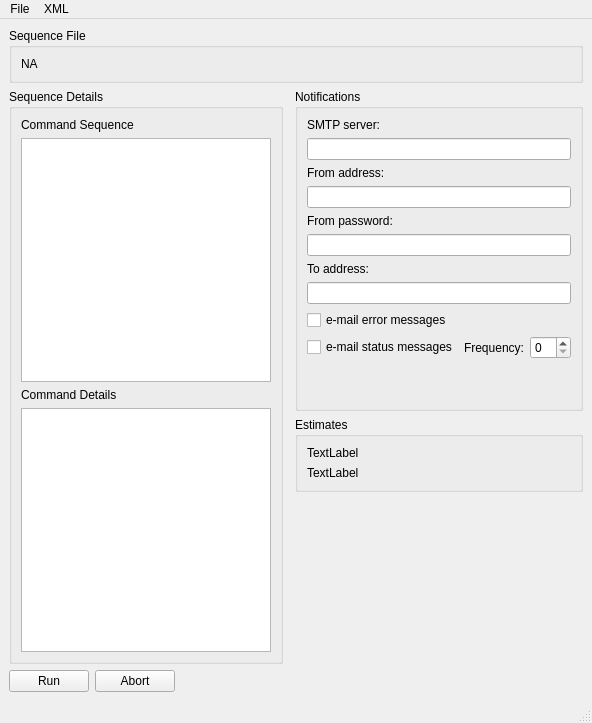
<?xml version="1.0" encoding="UTF-8"?>
<ui version="4.0">
 <class>MainWindow</class>
 <widget class="QMainWindow" name="MainWindow">
  <property name="geometry">
   <rect>
    <x>0</x>
    <y>0</y>
    <width>592</width>
    <height>723</height>
   </rect>
  </property>
  <property name="sizePolicy">
   <sizepolicy hsizetype="Fixed" vsizetype="Fixed">
    <horstretch>0</horstretch>
    <verstretch>0</verstretch>
   </sizepolicy>
  </property>
  <property name="minimumSize">
   <size>
    <width>590</width>
    <height>500</height>
   </size>
  </property>
  <property name="acceptDrops">
   <bool>true</bool>
  </property>
  <property name="windowTitle">
   <string>Dave</string>
  </property>
  <widget class="QWidget" name="centralwidget">
   <layout class="QGridLayout" name="mainGridLayout" rowstretch="0,0,0,0,0,0,0">
    <item row="6" column="2">
     <widget class="QPushButton" name="abortButton">
      <property name="text">
       <string>Abort</string>
      </property>
     </widget>
    </item>
    <item row="6" column="1">
     <widget class="QPushButton" name="runButton">
      <property name="text">
       <string>Run</string>
      </property>
     </widget>
    </item>
    <item row="6" column="3">
     <spacer name="horizontalSpacer">
      <property name="orientation">
       <enum>Qt::Horizontal</enum>
      </property>
      <property name="sizeHint" stdset="0">
       <size>
        <width>40</width>
        <height>20</height>
       </size>
      </property>
     </spacer>
    </item>
    <item row="4" column="5">
     <spacer name="verticalSpacer2">
      <property name="orientation">
       <enum>Qt::Vertical</enum>
      </property>
      <property name="sizeHint" stdset="0">
       <size>
        <width>20</width>
        <height>40</height>
       </size>
      </property>
     </spacer>
    </item>
    <item row="0" column="1" colspan="5">
     <widget class="QGroupBox" name="sequenceGroupBox">
      <property name="title">
       <string>Sequence File</string>
      </property>
      <layout class="QVBoxLayout" name="verticalLayout">
       <item>
        <widget class="QLabel" name="sequenceLabel">
         <property name="text">
          <string>NA</string>
         </property>
        </widget>
       </item>
      </layout>
     </widget>
    </item>
    <item row="2" column="5">
     <widget class="QGroupBox" name="estimatesGroupBox">
      <property name="title">
       <string>Estimates</string>
      </property>
      <layout class="QVBoxLayout" name="verticalLayout_2">
       <item>
        <widget class="QLabel" name="spaceLabel">
         <property name="text">
          <string>TextLabel</string>
         </property>
        </widget>
       </item>
       <item>
        <widget class="QLabel" name="timeLabel">
         <property name="text">
          <string>TextLabel</string>
         </property>
        </widget>
       </item>
      </layout>
     </widget>
    </item>
    <item row="1" column="5">
     <widget class="QGroupBox" name="notificationGroupBox">
      <property name="title">
       <string>Notifications</string>
      </property>
      <layout class="QGridLayout" name="gridLayout">
       <item row="3" column="0" colspan="3">
        <widget class="QLineEdit" name="fromAddressLineEdit"/>
       </item>
       <item row="4" column="0" colspan="3">
        <widget class="QLabel" name="fromPasswordLabel">
         <property name="text">
          <string>From password:</string>
         </property>
        </widget>
       </item>
       <item row="8" column="0">
        <widget class="QCheckBox" name="errorMsgCheckBox">
         <property name="text">
          <string>e-mail error messages</string>
         </property>
        </widget>
       </item>
       <item row="9" column="0">
        <widget class="QCheckBox" name="statusMsgCheckBox">
         <property name="text">
          <string>e-mail status messages</string>
         </property>
        </widget>
       </item>
       <item row="9" column="1">
        <widget class="QLabel" name="frequencyLabel">
         <property name="text">
          <string>Frequency:</string>
         </property>
        </widget>
       </item>
       <item row="9" column="2">
        <widget class="QSpinBox" name="frequencySpinBox"/>
       </item>
       <item row="6" column="0" colspan="3">
        <widget class="QLabel" name="toAddressLabel">
         <property name="text">
          <string>To address:</string>
         </property>
        </widget>
       </item>
       <item row="0" column="0" colspan="3">
        <widget class="QLabel" name="smtpServerLabel">
         <property name="text">
          <string>SMTP server:</string>
         </property>
        </widget>
       </item>
       <item row="2" column="0" colspan="3">
        <widget class="QLabel" name="fromAddressLabel">
         <property name="text">
          <string>From address:</string>
         </property>
        </widget>
       </item>
       <item row="1" column="0" colspan="3">
        <widget class="QLineEdit" name="smtpServerLineEdit">
         <property name="text">
          <string/>
         </property>
        </widget>
       </item>
       <item row="5" column="0" colspan="3">
        <widget class="QLineEdit" name="fromPasswordLineEdit">
         <property name="echoMode">
          <enum>QLineEdit::PasswordEchoOnEdit</enum>
         </property>
        </widget>
       </item>
       <item row="7" column="0" colspan="3">
        <widget class="QLineEdit" name="toAddressLineEdit"/>
       </item>
       <item row="10" column="0">
        <spacer name="verticalSpacer">
         <property name="orientation">
          <enum>Qt::Vertical</enum>
         </property>
         <property name="sizeHint" stdset="0">
          <size>
           <width>20</width>
           <height>40</height>
          </size>
         </property>
        </spacer>
       </item>
      </layout>
     </widget>
    </item>
    <item row="1" column="1" rowspan="4" colspan="3">
     <widget class="QGroupBox" name="commandGroupBox">
      <property name="title">
       <string>Sequence Details</string>
      </property>
      <layout class="QVBoxLayout" name="verticalLayout_3">
       <item>
        <widget class="QLabel" name="commandSequenceLabel">
         <property name="text">
          <string>Command Sequence</string>
         </property>
        </widget>
       </item>
       <item>
        <widget class="QListWidget" name="commandSequenceList"/>
       </item>
       <item>
        <widget class="QLabel" name="commandDetailLabel">
         <property name="text">
          <string>Command Details</string>
         </property>
        </widget>
       </item>
       <item>
        <widget class="QTableWidget" name="commandDetailsTable">
         <property name="font">
          <font>
           <pointsize>8</pointsize>
          </font>
         </property>
         <property name="focusPolicy">
          <enum>Qt::NoFocus</enum>
         </property>
         <property name="selectionMode">
          <enum>QAbstractItemView::NoSelection</enum>
         </property>
         <property name="showGrid">
          <bool>false</bool>
         </property>
         <property name="wordWrap">
          <bool>false</bool>
         </property>
         <attribute name="horizontalHeaderVisible">
          <bool>false</bool>
         </attribute>
         <attribute name="horizontalHeaderMinimumSectionSize">
          <number>18</number>
         </attribute>
         <attribute name="verticalHeaderVisible">
          <bool>false</bool>
         </attribute>
         <attribute name="verticalHeaderDefaultSectionSize">
          <number>18</number>
         </attribute>
         <attribute name="verticalHeaderMinimumSectionSize">
          <number>18</number>
         </attribute>
        </widget>
       </item>
      </layout>
     </widget>
    </item>
   </layout>
  </widget>
  <widget class="QMenuBar" name="menubar">
   <property name="geometry">
    <rect>
     <x>0</x>
     <y>0</y>
     <width>592</width>
     <height>21</height>
    </rect>
   </property>
   <widget class="QMenu" name="menuFile">
    <property name="title">
     <string>File</string>
    </property>
    <addaction name="actionNew_Sequence"/>
    <addaction name="separator"/>
    <addaction name="actionQuit"/>
   </widget>
   <widget class="QMenu" name="menuXML">
    <property name="title">
     <string>XML</string>
    </property>
    <addaction name="actionGenerate"/>
    <addaction name="actionGenerate_from_Recipe"/>
   </widget>
   <addaction name="menuFile"/>
   <addaction name="menuXML"/>
  </widget>
  <widget class="QStatusBar" name="statusbar"/>
  <action name="actionNew_Sequence">
   <property name="text">
    <string>New Sequence</string>
   </property>
  </action>
  <action name="actionQuit">
   <property name="text">
    <string>Quit</string>
   </property>
  </action>
  <action name="actionGenerate">
   <property name="text">
    <string>Generate (Version 1.0)</string>
   </property>
  </action>
  <action name="actionGenerate_from_Recipe">
   <property name="text">
    <string>Generate from Recipe</string>
   </property>
  </action>
 </widget>
 <resources/>
 <connections/>
</ui>
